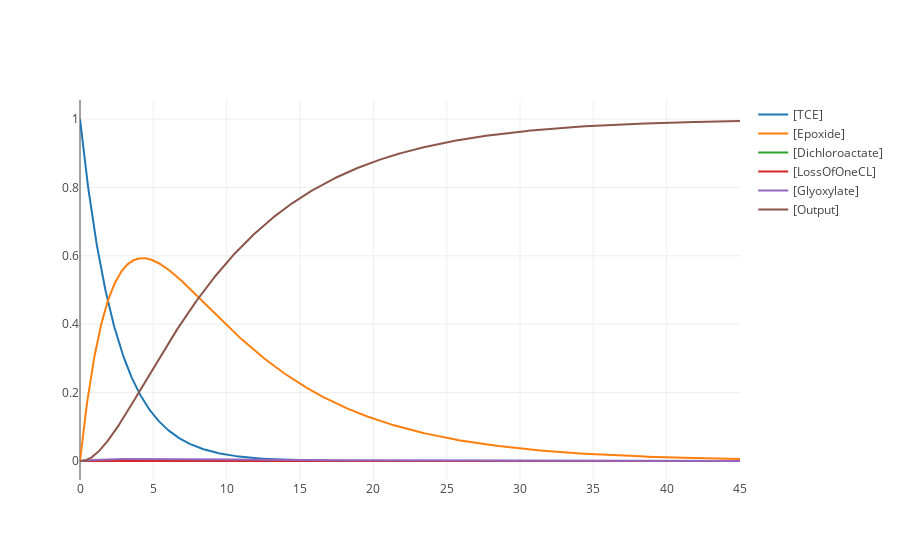

Write notebook code for a chart like this one.
### Code cell
def Population1(x):
    model.reset()
    model.PopulationVariable1 = x
    model.simulate(0, 45, 1000)
    z = model.plot()
    model.show(z)
    
def Population2(x):
    model.reset()
    model.PopulationVariable2 = x
    model.simulate(0, 45, 1000)
    z = model.plot()
    model.show(z)

def Population3(x):
    model.reset()
    model.PopulationVariable3 = x
    model.simulate(0, 45, 1000)
    z = model.plot()
    model.show(z)

def CompartmentSize(x):
    model.reset()
    model.C1 = x
    model.simulate(0, 45, 1000)
    z = model.plot()
    model.show(z)
    

interact(CompartmentSize, x=(1,100))
interact(Population1, x=(0, 100));
interact(Population2, x=(0, 100));
interact(Population3, x=(0, 100));

### Figure 1 — Plotly figure (JSON) as saved in the notebook; plotly's stock layout.template omitted (floating-point values rounded to 4 significant figures; data arrays with more than 128 entries replaced by an {"elided": "..."} marker saying what was removed)
{"data": [{"mode": "lines", "name": "[TCE]", "type": "scatter", "x": {"elided": "1000 float values"}, "y": {"elided": "1000 float values"}}, {"mode": "lines", "name": "[Epoxide]", "type": "scatter", "x": {"elided": "1000 float values"}, "y": {"elided": "1000 float values"}}, {"mode": "lines", "name": "[Dichloroactate]", "type": "scatter", "x": {"elided": "1000 float values"}, "y": {"elided": "1000 float values"}}, {"mode": "lines", "name": "[LossOfOneCL]", "type": "scatter", "x": {"elided": "1000 float values"}, "y": {"elided": "1000 float values"}}, {"mode": "lines", "name": "[Glyoxylate]", "type": "scatter", "x": {"elided": "1000 float values"}, "y": {"elided": "1000 float values"}}, {"mode": "lines", "name": "[Output]", "type": "scatter", "x": {"elided": "1000 float values"}, "y": {"elided": "1000 float values"}}], "layout": {}}
